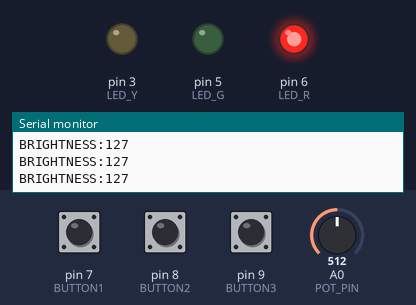
The program below on a simulated Arduino Uno, built with avr-gcc and run on an emulated ATmega328P. Parts: output pins drawn as LEDs (lit = HIGH), the last lines printed to the serial monitor. The inputs (shaded band) are chosen by the test bench; at power-on: pin 8 (BUTTON2) HIGH, pin 7 (BUTTON1) HIGH, A0 (POT_PIN) = 512, pin 9 (BUTTON3) HIGH.

Above: at 1.2 s.
1.3 s: pin 8 (BUTTON2) pulled LOW for 0.15 s
4.4 s: pin 7 (BUTTON1) pulled LOW for 0.15 s
At 5.4 s:
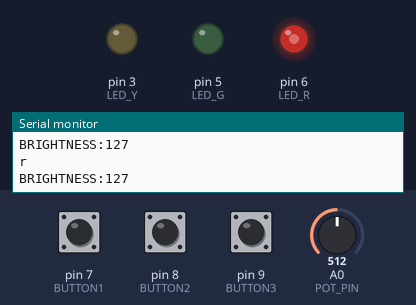
6.0 s: A0 (POT_PIN) set to 716
At 6.7 s:
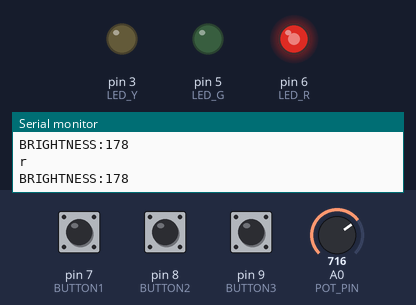
7.6 s: pin 7 (BUTTON1) pulled LOW for 1 s
At 10.9 s:
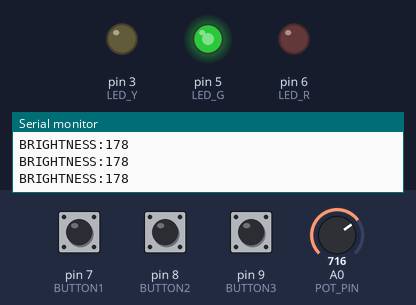
11.6 s: A0 (POT_PIN) set to 900
At 14.4 s:
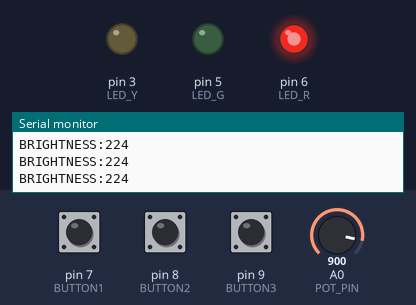
14.6 s: pin 8 (BUTTON2) pulled LOW for 1 s
Timing chart, 0 to 19.6 s (numbered marks = the images above; inputs shaded):
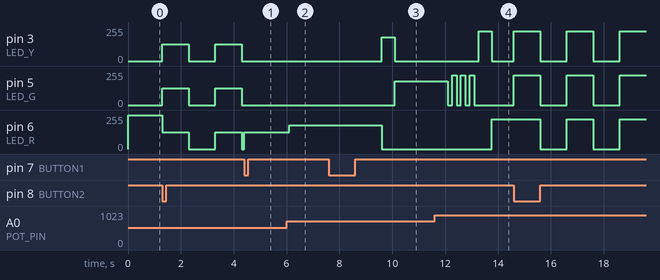

Measured:
- after the input at 4.4 s, pin 3 (LED_Y), pin 5 (LED_G): stays 0/255 (without the input it goes to 127/255 after 0.90 s); pin 6 (LED_R): 0/255 → 127/255 after 0.00 s instead of 0.90 s
- after the input at 6.0 s, pin 6 (LED_R): 127/255 → 178/255 after 0.10 s
- after the input at 7.6 s, pin 3 (LED_Y): 0/255 → 178/255 after 2.0 s, → 0/255 0.50 s later; pin 5 (LED_G): 0/255 → 178/255 after 2.5 s; pin 6 (LED_R): 178/255 → 0/255 after 2.0 s
- after the input at 11.6 s, pin 6 (LED_R): 0/255 → 224/255 after 2.2 s
- by itself, pin 3 (LED_Y), pin 5 (LED_G), pin 6 (LED_R): alternates 127/255 for 1.0 s and 0/255 for 1.0 s

The program:

main.cpp
```cpp
#include <Arduino.h> // 아두이노 기본 라이브러리, 입출력 함수 제공(pinMode, analogRead, digitalWrite, Serial 등)
#include <TaskScheduler.h>  // 여러 작업(Task)을 일정한 간격으로 실행할 수 있게 해주는 라이브러리.
#include <PinChangeInterrupt.h>  // 특정 핀에서 신호가 변화할 때 인터럽트를 걸 수 있도록 해주는 라이브러리.

// LED 및 버튼 핀 정의
const int LED_R = 6; // 빨간색 LED
const int LED_Y = 3; // 노란색 LED
const int LED_G = 5; // 초록색 LED

const int BUTTON1 = 7; // 버튼 1: EMERGENCY모드
const int BUTTON2 = 8; // 버튼 2: BLINK모드
const int BUTTON3 = 9; // 버튼 3: ON/OFF모드
const int POT_PIN = A0; // 가변저항 입력 핀.

// 시스템 모드 정의
enum Mode { NORMAL, EMERGENCY, BLINK_ALL, OFF }; // 신호등의 4가지 동작 모드 정의
Mode currentMode = NORMAL; // 현재 LED의 동작 모드를 저장하는 변수

// 밝기 및 신호등 타이머 변수
int redTime = 2000, yellowTime = 500, greenTime = 2000; // 빨간색, 노란색, 초록색 불이 켜지는 시간(단위: ms)
int brightness = 255; // 가변저항으로 설정할 LED밝기
int greenBlinkCount = 0; // 초록색 불이 깜빡이는 횟수(최대 3회)

// 함수 선언
void setMode();
void updateRed();
void updateYellow();
void updateGreen();
void updateGreenBlinkOn();
void updateGreenBlinkOff();
void updateEmergencyMode();
void updateBlinkAllMode();
void updateOffMode();
void readBrightness();
void parseSerialInput(String input);
void buttonPressed1();
void buttonPressed2();
void buttonPressed3();
void updateTime();

// TaskScheduler 설정
Scheduler runner; // TaskScheduler 객체: 여러 작업을 관리
// Task 태스크이름(시간(이 시간 간격으로 실행), 어떤식으로 실행할지(TASK_ONCE: 한 번만 실행/TASK_FOREVER: 계속 실행), 함수, 스케줄러, 활성화여부)
Task tRed(redTime, TASK_ONCE, &updateRed, &runner, true);
Task tYellow(yellowTime, TASK_ONCE, &updateYellow, &runner, false);
Task tGreen(greenTime, TASK_ONCE, &updateGreen, &runner, false);
Task tGreenBlinkOn(166, TASK_ONCE, &updateGreenBlinkOn, &runner, false);
Task tGreenBlinkOff(166, TASK_ONCE, &updateGreenBlinkOff, &runner, false);
Task tEmergency(100, TASK_FOREVER, &updateEmergencyMode, &runner, false);
Task tBlinkAll(1000, TASK_FOREVER, &updateBlinkAllMode, &runner, false);
Task tOff(100, TASK_FOREVER, &updateOffMode, &runner, false);
Task tBrightness(100, TASK_FOREVER, &readBrightness, &runner, true);
Task tupdateTime(1000, TASK_FOREVER, &updateTime, &runner, true);

void setup() {
    Serial.begin(9600); // 시리얼 통신을 9600bps로 시작
    pinMode(LED_G, OUTPUT);
    pinMode(LED_R, OUTPUT);
    pinMode(LED_Y, OUTPUT); // LED핀을 출력으로 설정
    pinMode(BUTTON1, INPUT_PULLUP);
    pinMode(BUTTON2, INPUT_PULLUP);
    pinMode(BUTTON3, INPUT_PULLUP); // 버튼 핀을 내부 풀업 저항이 활성화된 입력으로 설정
    pinMode(POT_PIN, INPUT); // 가변저항 핀을 입력으로 설정

    attachPCINT(digitalPinToPCINT(BUTTON1), buttonPressed1, FALLING);
    attachPCINT(digitalPinToPCINT(BUTTON2), buttonPressed2, FALLING);
    attachPCINT(digitalPinToPCINT(BUTTON3), buttonPressed3, FALLING);
    // 버튼이 눌릴 때(FALLING, HIGH -> LOW) 인터럽트 호출하도록 설정
}

void loop() {
    runner.execute(); // TaskScheduler에서 설정한 작업을 실행
}

// 버튼 1누르면 EMERGENCY모드로 변경
void buttonPressed1() {
    // 현재 모드가 이미 EMERGENCY모드라면 NORMAL모드로 돌아감.
    if(currentMode == EMERGENCY){
        currentMode = NORMAL;
    }
    else{
        currentMode = EMERGENCY;
    }
    setMode();
}

void buttonPressed2() {
    // 현재 모드가 이미 BLINK_ALL모드라면 NORMAL모드로 돌아감.
    if(currentMode == BLINK_ALL){
        currentMode = NORMAL;
    }
    else{
        currentMode = BLINK_ALL;
    }
    setMode();
}

void buttonPressed3() {
    // 현재 모드가 이미 OFF모드라면 NORMAL모드(ON)로 돌아감.
    if(currentMode == OFF){
        currentMode = NORMAL;
    }
    else{
        currentMode = OFF;
    }
    setMode(); // setMode()호출
}

void setMode() {
    // 모든 작업(Task) 비활성화
    tRed.disable();
    tYellow.disable();
    tGreen.disable();
    tGreenBlinkOn.disable();
    tGreenBlinkOff.disable();
    tEmergency.disable();
    tBlinkAll.disable();
    tOff.disable();

    // 현재 모드에 맞는 Task실행
    // Serial.print("MODE:"); // 시리얼 모니터에 출력하여 p5.js에 값을 보냄
    switch (currentMode) {
        case NORMAL:
            tRed.restart();
            Serial.println("MODE:NORMAL\n");
            break;
        case EMERGENCY:
            tEmergency.enable();
            Serial.println("MODE:EMERGENCY\n");
            break;
        case BLINK_ALL:
            tBlinkAll.enable();
            Serial.println("MODE:BLINK_ALL\n");
            break;
        case OFF:
            tOff.enable();
            Serial.println("MODE:OFF\n");
            break;
    }
}

// 가변 저항을 읽어 LED밝기를 조절
void readBrightness() {
    int potValue = analogRead(POT_PIN); // 가변 저항에서 아날로그 값을 읽음(0~1023)
    brightness = map(potValue, 0, 1023, 0, 255); // 읽은 값을 0~255 범위로 변환하여 brightness 변수에 저장
    Serial.println("BRIGHTNESS:" + String(brightness)); // 현재 밝기를 Serial Monitor에 출력
}

// 빨간불
void updateRed() {
    greenBlinkCount = 0; // 초록불 깜빡임 횟수를 초기화
    analogWrite(LED_R, brightness); // 현재 밝기 크기만큼 빨간색 LED만 켬
    analogWrite(LED_Y, 0);
    analogWrite(LED_G, 0);
    Serial.println("r"); // 시리얼 모니터에 r출력
    tYellow.restartDelayed(redTime); // redTime(빨간불 지속시간)이 지나면 노란불로 전환
}

// 노란불
void updateYellow() {
    analogWrite(LED_R, 0);
    analogWrite(LED_Y, brightness); // 현재 밝기 크기만큼 노란색 LED만 켬
    analogWrite(LED_G, 0);
    Serial.println("y"); // 시리얼 모니터에 y출력
    // 노란 불 켜고 green 상태로 전환
    if (greenBlinkCount <= 3) {
        // 초록불이 깜빡이기 전이면(greenBlinkCount <= 3) 초록불(updateGreen())로 전환
        tGreen.restartDelayed(yellowTime);
    } else {
        // 초록불이 깜빡인 후라면 다시 빨간불(updateRed())로 전환
        tRed.restartDelayed(yellowTime);
    }
}

// 초록불
void updateGreen() {
    analogWrite(LED_R, 0);
    analogWrite(LED_Y, 0);
    analogWrite(LED_G, brightness);  // 현재 밝기 크기만큼 초록색 LED만 켬
    Serial.println("g"); // 시리얼 모니터에 g출력
    // 초록 불 켜고 green 깜빡임 시작
    // greenBlinkCount = 0; // 초록불 깜빡임 횟수를 초기화 여기서 하는 게 아니라 updateRed에서 해야 함
    tGreenBlinkOff.restartDelayed(greenTime);
}

// 초록불을 깜빡이도록 OFF하는 함수
void updateGreenBlinkOff() {
    analogWrite(LED_R, 0);
    analogWrite(LED_Y, 0);
    analogWrite(LED_G, 0);
    Serial.println("off"); // Serial Monitor에 off 출력.
    tGreenBlinkOn.restartDelayed(166);
}

// 초록불을 다시 켜서 깜빡이게 하는 함수
void updateGreenBlinkOn() {
    analogWrite(LED_R, 0);
    analogWrite(LED_Y, 0);
    analogWrite(LED_G, brightness); // 현재 밝기 크기만큼 초록색 LED만 켬
    Serial.println("on");
    greenBlinkCount++;
    if (greenBlinkCount <= 3) {
        // 3번 깜빡이기 전이면 updateGreenBlinkOff() 실행 (계속 깜빡이게 함).
        tGreenBlinkOff.restartDelayed(166);
    } else {
        // 3번 깜빡였으면 updateYellow() 실행하여 노란불로 전환
        tYellow.restart();
    }
}

// EMERGENCY모드: 빨간불만 켬
void updateEmergencyMode() {
    analogWrite(LED_R, brightness);
    analogWrite(LED_G, 0);
    analogWrite(LED_Y, 0);
    Serial.println("r");
}

// BLINK_ALL모드: 모든 LED가 깜빡거림
void updateBlinkAllMode() {
    // state 변수 사용하여 현재 LED 상태를 반전(Toggle)
    static bool state = false;
    state = !state;
    if (state) { // state가 true면 모든 LED를 현재 밝기로 켬
        analogWrite(LED_G, brightness);
        analogWrite(LED_R, brightness);
        analogWrite(LED_Y, brightness);
        Serial.println("All"); // Serial Monitor에 ALL 출력
    } else { // state가 false면 모든 LED를 끔
        analogWrite(LED_G, 0);
        analogWrite(LED_R, 0);
        analogWrite(LED_Y, 0);
        Serial.println("off"); // Serial Monitor에 OFF 출력
    }
}

// OFF모드: 모든 LED를 끔
void updateOffMode() {
    analogWrite(LED_G, 0);
    analogWrite(LED_R, 0);
    analogWrite(LED_Y, 0);
    Serial.println("OFF");
}


void updateTime(){
    if (Serial.available() > 0) { // 시리얼 입력(p5.js에서 받아오는 값)이 있으면
        String input = Serial.readStringUntil('\n'); // 한 줄(\n기준)을 읽어옴
        input.trim(); // 공백 제거
        if (input.startsWith("CHANGE:")) { // CHANGE로 시작하는 형태의 문자열 처리
          // ex) "CHANGE:RED:2000:YELLOW:500:GREEN:3000"
          // indexOf()와 substring()을 이용해 숫자 값을 추출하여 toInt()로 변환
            int rIndex = input.indexOf("RED:") + 4;
            int yIndex = input.indexOf("YELLOW:") + 7;
            int gIndex = input.indexOf("GREEN:") + 6;

            int newredTime = input.substring(rIndex, yIndex - 7).toInt();
            int newyellowTime = input.substring(yIndex, gIndex - 6).toInt();
            int newgreenTime = input.substring(gIndex).toInt();

            // 변경된 값을 시리얼 모니터에 출력
            Serial.print("UPDATED_TIMES:");
            Serial.print(newredTime);
            Serial.print(",");
            Serial.print(newyellowTime);
            Serial.print(",");
            Serial.println(newgreenTime);

            // 변경된 시간 적용
            redTime = newredTime;
            yellowTime = newyellowTime;
            greenTime = newgreenTime;
        }
        // 과제 업그레이드
        if(input.startsWith("MODE:")){ // p5.js에서 받아온 값이 MODE:로 시작할 때
            String motion = input.substring(5); // MODE: 이후의 스트링을 motion으로 지정정
            if(motion == "EMERGENCY"){ // motion이 EMERGENCY인 경우
                currentMode = EMERGENCY; // 현재 모드를 EMERGENCY로 변경
            }
            else if(motion == "BLINK_ALL"){ // motion이 BLINK_ALL인 경우
                currentMode = BLINK_ALL; // 현재 모드를 BLINK_ALL로 변경
            }
            else if(motion == "OFF"){ // motion이 OFF인 경우
                currentMode = OFF; // 현재 모드를 OFF로 변경
            }
            else if(motion == "NORMAL"){ // motion이 NORMAL인 경우
                currentMode = NORMAL; // 현재 모드를 NORMAL로 변경
            }
            setMode(); // setMode() 함수 실행
        }
        //
    }
}
```
